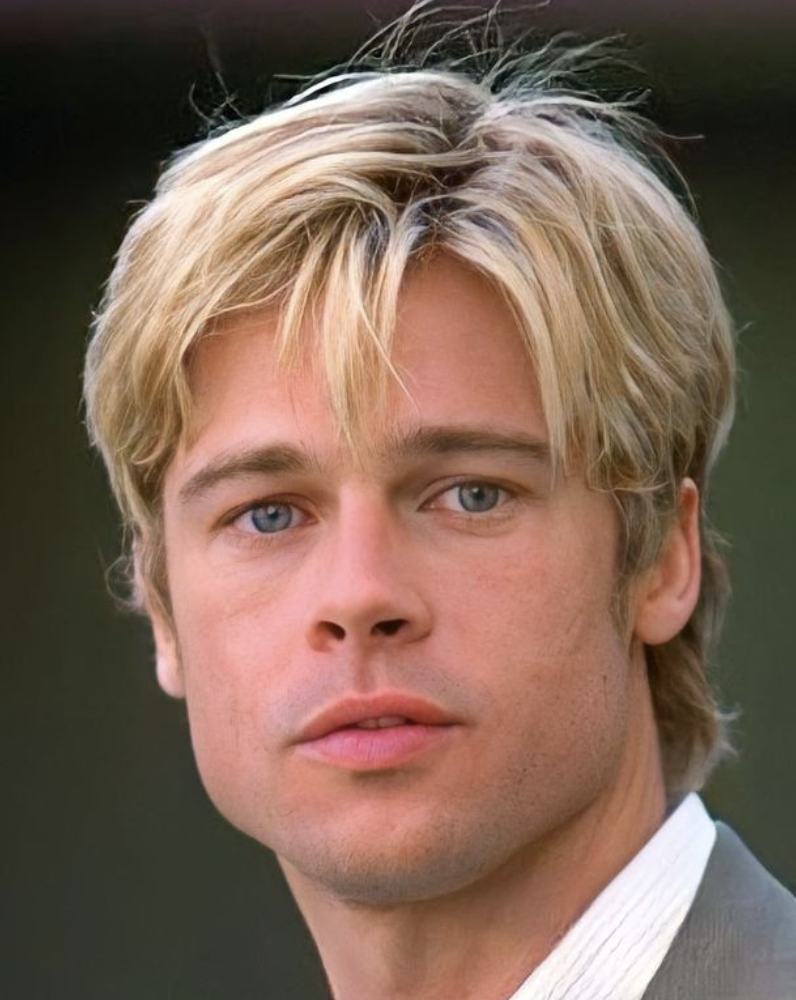
#> input picture python/ocv/play w image/test.png, 796 x 1000 px, found by its file name
$ python rotation.py
#> lines starting #> are read from the running program, lines starting #| are printed output that depends on the picture
import cv2

image=cv2.imread("play w image/test.png")
#> image is the input picture: shape (1000, 796, 3); mean B, G, R 85.2, 99.7, 123.6

if image is None:
    print("image not loadede")
else:
    (h,w)=image.shape[:2]
#> h = 1000; w = 796
    center=(w//2,h//2)
#> center = (398, 500)
    m=cv2.getRotationMatrix2D(center,90,1.0)
    rotated=cv2.warpAffine(image,m,(w,h))
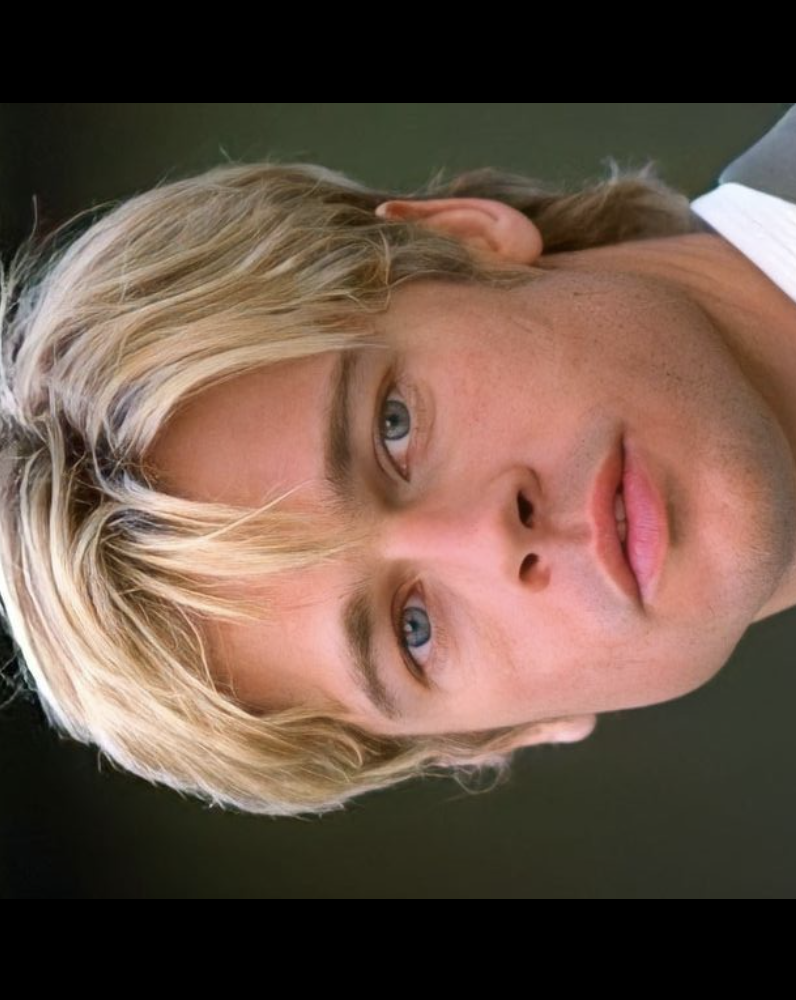
#> rotated: shape (1000, 796, 3); mean B, G, R 70.2, 83.2, 105.5

    cv2.imshow("original",image)
    cv2.imshow("rotaded",rotated)
    cv2.waitKey(0)
    cv2.destroyAllWindows
